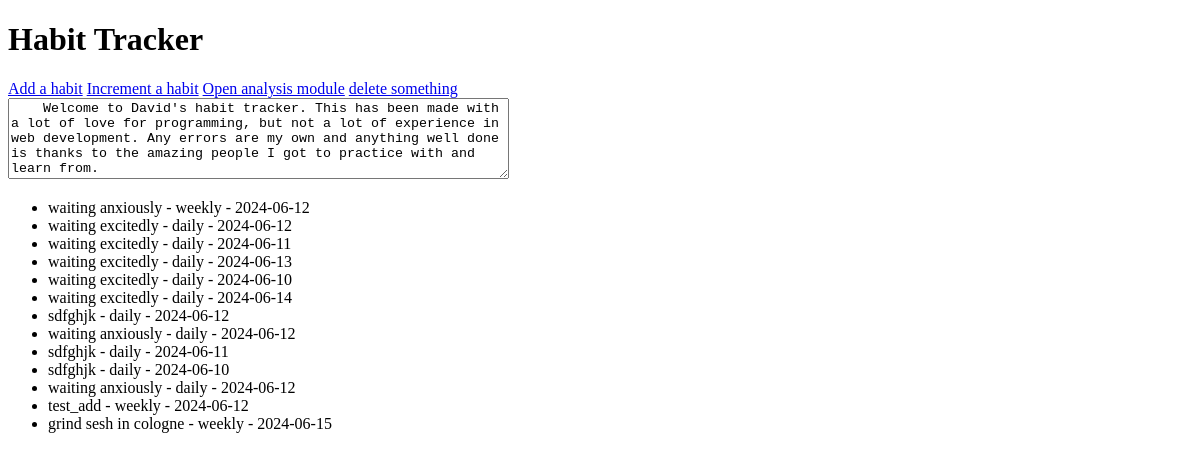
Before: / with the older database file.
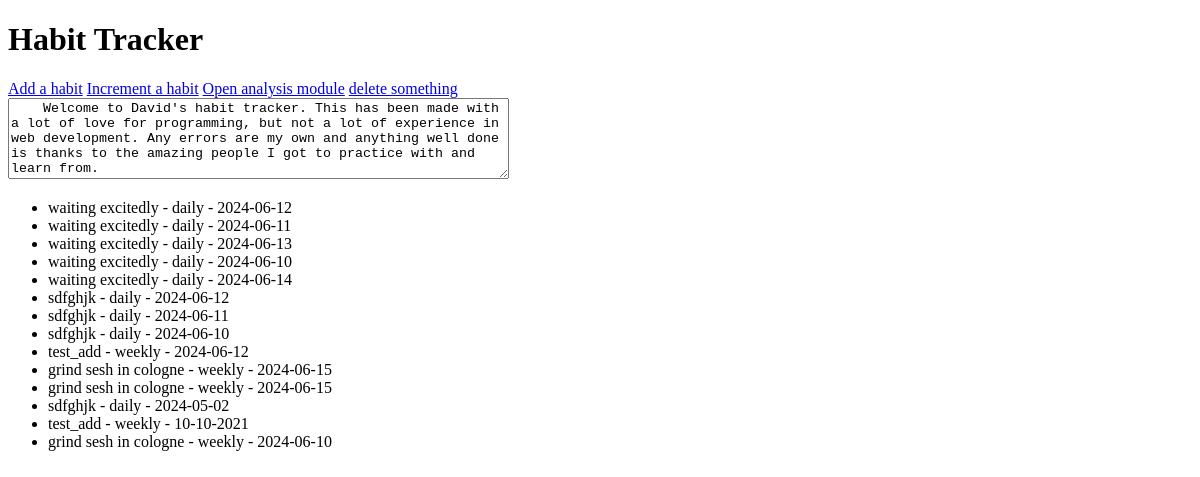
After: the same page with the newer database file.
### tables this page shows
CREATE TABLE habits (
                id INTEGER PRIMARY KEY AUTOINCREMENT,
                name TEXT NOT NULL,
                date TEXT NOT NULL,
                streak INTEGER,
                periodicity TEXT NOT NULL
            );

### app.py (the view)
@app.route('/')
def index():
    app.config['DATABASE']  = 'habit_tracker.db'
    conn = get_db_connection()
    cur = conn.cursor()
    cur.execute('SELECT * FROM habits')
    habits = cur.fetchall()
    return render_template('index.html', habits=habits)

### app.py (called while the page is built)
@app.before_request
def before_request():
    g.db = get_db_connection()

### database.py (called while the page is built)
def get_db_connection():
    if 'db' not in g: # checks if g already holds a database and adds one otherwise
        print('building database connection')
        g.db = sqlite3.connect(current_app.config['DATABASE']) # sets the db according to the current context
        g.db.row_factory = sqlite3.Row # getting back dictionaries from the row data
    return g.db

def close_db_connection(e=None):
    db = g.pop('db', None)
    if db is not None:
        db.close()

### templates/index.html (shortened to what this page needs)
<!DOCTYPE html>
<html lang="en">
<head>
</head>
<body>
    <h1>Habit Tracker</h1>
    <a href="{{ url_for('add')}}">Add a habit</a>
    <a href="{{ url_for('increment')}}">Increment a habit</a>
    <a href="{{ url_for('analysis')}}" >Open analysis module</a>
    <a href="{{ url_for('delete')}}" >delete something</a>
    <br>
    <textarea readonly name="greeting" rows="5" cols="60">
    Welcome to David's habit tracker. This has been made with a lot of love for programming, but not a lot of experience in web development. Any errors are my own and anything well done is thanks to the amazing people I got to practice with and learn from.
    </textarea>
    <ul>
        {% for habit in habits %}
        <li>{{ habit.name }} - {{ habit.periodicity }} - {{ habit.date }}</li>
        {% endfor %}
    </ul>
</body>
</html>

Changed rows visible on the page:
removed habits: name "waiting anxiously", periodicity "weekly", date "2024-06-12"
removed habits: name "waiting anxiously", periodicity "daily", date "2024-06-12"
removed habits: name "waiting anxiously", periodicity "daily", date "2024-06-12"
added habits: name "grind sesh in cologne", periodicity "weekly", date "2024-06-15"
added habits: name "sdfghjk", periodicity "daily", date "2024-05-02"
added habits: name "test_add", periodicity "weekly", date "10-10-2021"
added habits: name "grind sesh in cologne", periodicity "weekly", date "2024-06-10"
